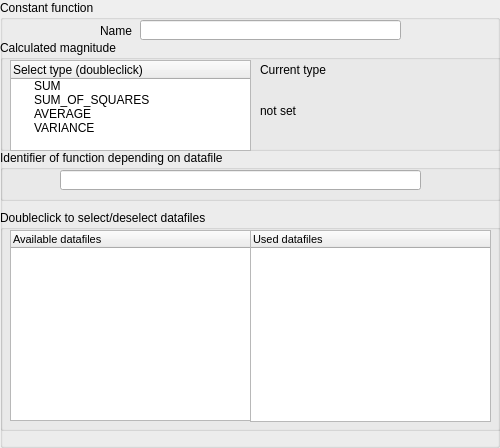
<?xml version="1.0" encoding="UTF-8"?>
<ui version="4.0">
 <class>GroupDFView</class>
 <widget class="QGroupBox" name="GroupDFView">
  <property name="geometry">
   <rect>
    <x>0</x>
    <y>0</y>
    <width>500</width>
    <height>448</height>
   </rect>
  </property>
  <property name="windowTitle">
   <string>GroupBox</string>
  </property>
  <property name="title">
   <string>Constant function</string>
  </property>
  <widget class="QLineEdit" name="nameedit">
   <property name="geometry">
    <rect>
     <x>140</x>
     <y>20</y>
     <width>261</width>
     <height>20</height>
    </rect>
   </property>
  </widget>
  <widget class="QLabel" name="label">
   <property name="geometry">
    <rect>
     <x>100</x>
     <y>20</y>
     <width>41</width>
     <height>21</height>
    </rect>
   </property>
   <property name="text">
    <string>Name</string>
   </property>
  </widget>
  <widget class="QGroupBox" name="groupBox">
   <property name="geometry">
    <rect>
     <x>0</x>
     <y>40</y>
     <width>501</width>
     <height>111</height>
    </rect>
   </property>
   <property name="title">
    <string>Calculated magnitude</string>
   </property>
   <widget class="QTreeWidget" name="treeWidget">
    <property name="geometry">
     <rect>
      <x>10</x>
      <y>20</y>
      <width>241</width>
      <height>91</height>
     </rect>
    </property>
    <column>
     <property name="text">
      <string>Select type (doubleclick)</string>
     </property>
    </column>
    <item>
     <property name="text">
      <string>SUM</string>
     </property>
    </item>
    <item>
     <property name="text">
      <string>SUM_OF_SQUARES</string>
     </property>
    </item>
    <item>
     <property name="text">
      <string>AVERAGE</string>
     </property>
    </item>
    <item>
     <property name="text">
      <string>VARIANCE</string>
     </property>
    </item>
   </widget>
   <widget class="QLabel" name="label_2">
    <property name="geometry">
     <rect>
      <x>260</x>
      <y>20</y>
      <width>121</width>
      <height>20</height>
     </rect>
    </property>
    <property name="text">
     <string>Current type</string>
    </property>
   </widget>
   <widget class="QLabel" name="typelabel">
    <property name="geometry">
     <rect>
      <x>260</x>
      <y>60</y>
      <width>131</width>
      <height>21</height>
     </rect>
    </property>
    <property name="text">
     <string>not set</string>
    </property>
   </widget>
  </widget>
  <widget class="QGroupBox" name="groupBox_2">
   <property name="geometry">
    <rect>
     <x>0</x>
     <y>210</y>
     <width>501</width>
     <height>221</height>
    </rect>
   </property>
   <property name="title">
    <string>Doubleclick to select/deselect datafiles</string>
   </property>
   <widget class="QTreeWidget" name="avtree">
    <property name="geometry">
     <rect>
      <x>10</x>
      <y>20</y>
      <width>241</width>
      <height>191</height>
     </rect>
    </property>
    <property name="font">
     <font>
      <pointsize>8</pointsize>
     </font>
    </property>
    <column>
     <property name="text">
      <string>Available datafiles</string>
     </property>
    </column>
   </widget>
   <widget class="QTreeWidget" name="usedtree">
    <property name="geometry">
     <rect>
      <x>250</x>
      <y>20</y>
      <width>241</width>
      <height>192</height>
     </rect>
    </property>
    <property name="font">
     <font>
      <pointsize>8</pointsize>
     </font>
    </property>
    <column>
     <property name="text">
      <string>Used datafiles</string>
     </property>
    </column>
   </widget>
  </widget>
  <widget class="QGroupBox" name="groupBox_3">
   <property name="geometry">
    <rect>
     <x>0</x>
     <y>150</y>
     <width>501</width>
     <height>51</height>
    </rect>
   </property>
   <property name="title">
    <string>Identifier of function depending on datafile</string>
   </property>
   <widget class="QLineEdit" name="expredit">
    <property name="geometry">
     <rect>
      <x>60</x>
      <y>20</y>
      <width>361</width>
      <height>20</height>
     </rect>
    </property>
   </widget>
  </widget>
 </widget>
 <resources/>
 <connections/>
</ui>
